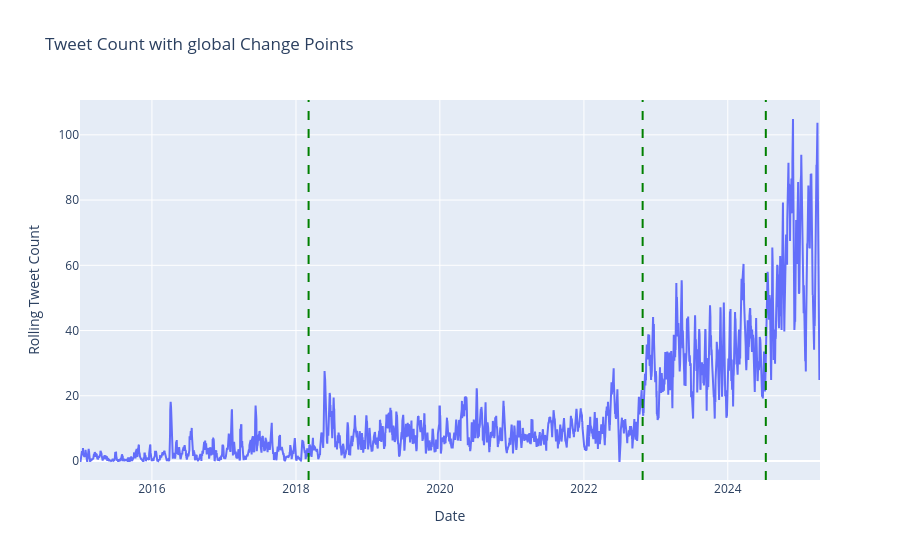

Source (notebook cell):
### Code cell
# === 1. Daten vorbereiten ===
# Kombiniere alle relevanten Features außer dem Datum und fülle NaN mit 0
all_features = final_daily_df.drop(columns=["date"]).fillna(0)  # shape: (n_samples, n_features)

# Skaliere die Daten (Standardisierung auf Mittelwert 0, Std 1)
scaler = StandardScaler()
features_scaled = scaler.fit_transform(all_features.values)

# === 2. Ruptures: Change Point Detection auf allen Features gemeinsam ===
model = rpt.Binseg(model="l2")  # Du kannst auch "l2" ausprobieren
n_bkps = 3  # Anzahl der Breakpoints, je nach Datensatz anpassen
model.fit(features_scaled)
joint_breakpoints = model.predict(n_bkps=n_bkps)

# === 3. Visualisierung auf Tweet Count (kann auch auf andere übertragen werden) ===
fig1 = go.Figure()

# Plot der Rolling Tweet Count Zeitreihe
fig1.add_trace(go.Scatter(
    x=final_daily_df["date"],
    y=final_daily_df["tweet_count"].rolling(window=7, min_periods=1).mean(),
    mode='lines',
    name='Tweet Count (Rolling)'
))

# Füge globale Breakpoints als vertikale Linien hinzu
for bkp in joint_breakpoints[:-1]:  # Letzten Punkt weglassen (Ende der Zeitreihe)
    fig1.add_vline(
        x=final_daily_df["date"].iloc[bkp],
        line=dict(color="green", dash="dash"),
        name="Global Breakpoint"
    )

fig1.update_layout(
    title="Tweet count with global change points",
    xaxis_title="Date",
    yaxis_title="Rolling tweet count"
)

fig1.show()

# === 4. Ausgabe der Breakpoints im Terminal ===
print("Detected joint breakpoints (indices):", joint_breakpoints)
print("Breakpoints as dates:", final_daily_df['date'].iloc[joint_breakpoints[:-1]].tolist())

### Figure 1 — Plotly figure (JSON) as saved in the notebook; plotly's stock layout.template omitted (floating-point values rounded to 4 significant figures; data arrays with more than 128 entries replaced by an {"elided": "..."} marker saying what was removed)
{"data": [{"mode": "lines", "name": "Tweet Count (Rolling)", "type": "scatter", "x": {"elided": "3756 str values"}, "y": {"elided": "3756 float values"}}], "layout": {"shapes": [{"line": {"color": "green", "dash": "dash"}, "name": "Global Breakpoint", "type": "line", "x0": "2018-03-06T00:00:00", "x1": "2018-03-06T00:00:00", "xref": "x", "y0": 0, "y1": 1, "yref": "y domain"}, {"line": {"color": "green", "dash": "dash"}, "name": "Global Breakpoint", "type": "line", "x0": "2022-10-26T00:00:00", "x1": "2022-10-26T00:00:00", "xref": "x", "y0": 0, "y1": 1, "yref": "y domain"}, {"line": {"color": "green", "dash": "dash"}, "name": "Global Breakpoint", "type": "line", "x0": "2024-07-12T00:00:00", "x1": "2024-07-12T00:00:00", "xref": "x", "y0": 0, "y1": 1, "yref": "y domain"}], "title": {"text": "Tweet Count with global Change Points"}, "xaxis": {"title": {"text": "Date"}}, "yaxis": {"title": {"text": "Rolling Tweet Count"}}}}
